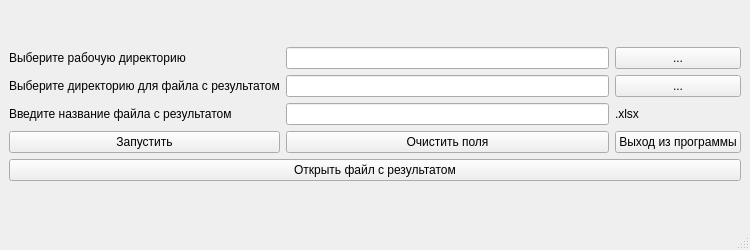
<?xml version="1.0" encoding="UTF-8"?>
<ui version="4.0">
 <class>MainWindow</class>
 <widget class="QMainWindow" name="MainWindow">
  <property name="geometry">
   <rect>
    <x>0</x>
    <y>0</y>
    <width>750</width>
    <height>250</height>
   </rect>
  </property>
  <property name="minimumSize">
   <size>
    <width>750</width>
    <height>250</height>
   </size>
  </property>
  <property name="windowTitle">
   <string>Xgtf to Excel GUI</string>
  </property>
  <widget class="QWidget" name="centralwidget">
   <layout class="QGridLayout" name="gridLayout_2">
    <item row="0" column="0">
     <layout class="QVBoxLayout" name="verticalLayout">
      <item>
       <layout class="QGridLayout" name="gridLayout">
        <item row="3" column="2">
         <widget class="QPushButton" name="button_exit">
          <property name="text">
           <string>Выход из программы</string>
          </property>
         </widget>
        </item>
        <item row="3" column="1">
         <widget class="QPushButton" name="button_clear_input">
          <property name="text">
           <string>Очистить поля</string>
          </property>
         </widget>
        </item>
        <item row="1" column="2">
         <widget class="QPushButton" name="button_select_result_dir">
          <property name="text">
           <string>...</string>
          </property>
         </widget>
        </item>
        <item row="3" column="0">
         <widget class="QPushButton" name="button_start">
          <property name="text">
           <string>Запустить</string>
          </property>
         </widget>
        </item>
        <item row="0" column="1">
         <widget class="QLineEdit" name="input_work_dir">
          <property name="readOnly">
           <bool>true</bool>
          </property>
         </widget>
        </item>
        <item row="0" column="2">
         <widget class="QPushButton" name="button_select_work_dir">
          <property name="text">
           <string>...</string>
          </property>
         </widget>
        </item>
        <item row="1" column="1">
         <widget class="QLineEdit" name="input_result_dir">
          <property name="readOnly">
           <bool>true</bool>
          </property>
         </widget>
        </item>
        <item row="1" column="0">
         <widget class="QLabel" name="label_2">
          <property name="text">
           <string>Выберите директорию для файла с результатом</string>
          </property>
         </widget>
        </item>
        <item row="2" column="1">
         <widget class="QLineEdit" name="input_file_name"/>
        </item>
        <item row="2" column="2">
         <widget class="QLabel" name="label_4">
          <property name="text">
           <string>.xlsx</string>
          </property>
         </widget>
        </item>
        <item row="2" column="0">
         <widget class="QLabel" name="label_3">
          <property name="text">
           <string>Введите название файла с результатом</string>
          </property>
         </widget>
        </item>
        <item row="0" column="0">
         <widget class="QLabel" name="label">
          <property name="text">
           <string>Выберите рабочую директорию</string>
          </property>
         </widget>
        </item>
       </layout>
      </item>
      <item>
       <widget class="QPushButton" name="button_open_result_file">
        <property name="text">
         <string>Открыть файл с результатом</string>
        </property>
       </widget>
      </item>
     </layout>
    </item>
   </layout>
  </widget>
  <widget class="QMenuBar" name="menubar">
   <property name="geometry">
    <rect>
     <x>0</x>
     <y>0</y>
     <width>750</width>
     <height>21</height>
    </rect>
   </property>
  </widget>
  <widget class="QStatusBar" name="statusbar"/>
 </widget>
 <resources/>
 <connections/>
</ui>
